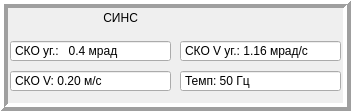
    <widget class="QFrame" name="frame_12">
     <property name="geometry">
      <rect>
       <x>550</x>
       <y>410</y>
       <width>351</width>
       <height>111</height>
      </rect>
     </property>
     <property name="frameShape">
      <enum>QFrame::Box</enum>
     </property>
     <property name="frameShadow">
      <enum>QFrame::Raised</enum>
     </property>
     <property name="lineWidth">
      <number>4</number>
     </property>
     <widget class="QDoubleSpinBox" name="doubleSpinBox_9">
      <property name="geometry">
       <rect>
        <x>10</x>
        <y>40</y>
        <width>161</width>
        <height>22</height>
       </rect>
      </property>
      <property name="buttonSymbols">
       <enum>QAbstractSpinBox::NoButtons</enum>
      </property>
      <property name="prefix">
       <string>СКО уг.:   </string>
      </property>
      <property name="suffix">
       <string> мрад</string>
      </property>
      <property name="decimals">
       <number>1</number>
      </property>
      <property name="maximum">
       <double>10.000000000000000</double>
      </property>
      <property name="singleStep">
       <double>0.010000000000000</double>
      </property>
      <property name="stepType">
       <enum>QAbstractSpinBox::AdaptiveDecimalStepType</enum>
      </property>
      <property name="value">
       <double>0.400000000000000</double>
      </property>
     </widget>
     <widget class="QDoubleSpinBox" name="doubleSpinBox_10">
      <property name="geometry">
       <rect>
        <x>180</x>
        <y>40</y>
        <width>161</width>
        <height>22</height>
       </rect>
      </property>
      <property name="buttonSymbols">
       <enum>QAbstractSpinBox::NoButtons</enum>
      </property>
      <property name="prefix">
       <string>СКО V уг.: </string>
      </property>
      <property name="suffix">
       <string> мрад/с</string>
      </property>
      <property name="maximum">
       <double>1000.000000000000000</double>
      </property>
      <property name="singleStep">
       <double>0.010000000000000</double>
      </property>
      <property name="value">
       <double>1.160000000000000</double>
      </property>
     </widget>
     <widget class="QLabel" name="label_12">
      <property name="geometry">
       <rect>
        <x>100</x>
        <y>10</y>
        <width>61</width>
        <height>16</height>
       </rect>
      </property>
      <property name="text">
       <string> СИНС</string>
      </property>
     </widget>
     <widget class="QDoubleSpinBox" name="doubleSpinBox_11">
      <property name="geometry">
       <rect>
        <x>10</x>
        <y>70</y>
        <width>161</width>
        <height>22</height>
       </rect>
      </property>
      <property name="buttonSymbols">
       <enum>QAbstractSpinBox::NoButtons</enum>
      </property>
      <property name="prefix">
       <string>СКО V: </string>
      </property>
      <property name="suffix">
       <string> м/с</string>
      </property>
      <property name="maximum">
       <double>1000.000000000000000</double>
      </property>
      <property name="singleStep">
       <double>0.010000000000000</double>
      </property>
      <property name="value">
       <double>0.200000000000000</double>
      </property>
     </widget>
     <widget class="QDoubleSpinBox" name="doubleSpinBox_12">
      <property name="geometry">
       <rect>
        <x>180</x>
        <y>70</y>
        <width>161</width>
        <height>22</height>
       </rect>
      </property>
      <property name="buttonSymbols">
       <enum>QAbstractSpinBox::NoButtons</enum>
      </property>
      <property name="prefix">
       <string>Темп: </string>
      </property>
      <property name="suffix">
       <string> Гц</string>
      </property>
      <property name="decimals">
       <number>0</number>
      </property>
      <property name="maximum">
       <double>100000.000000000000000</double>
      </property>
      <property name="singleStep">
       <double>1.000000000000000</double>
      </property>
      <property name="stepType">
       <enum>QAbstractSpinBox::AdaptiveDecimalStepType</enum>
      </property>
      <property name="value">
       <double>50.000000000000000</double>
      </property>
     </widget>
    </widget>
